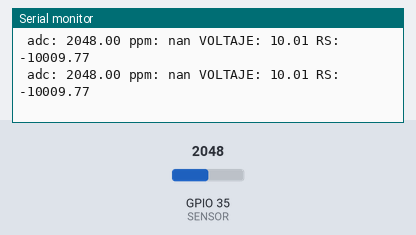
Recording of a sketch running on a simulated ESP32. On the bench: the last lines printed to the serial monitor. The inputs (shaded band) are chosen by the test bench; at power-on: GPIO 35 (SENSOR) = 2048.

Above: at 1.8 s.
1.9 s: GPIO 35 (SENSOR) set to 491
At 2.5 s:
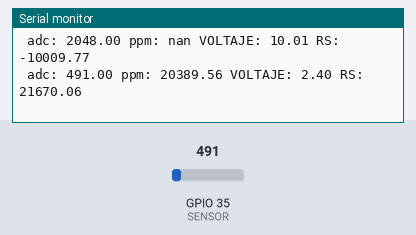
4.5 s: GPIO 35 (SENSOR) set to 0
At 5.8 s:
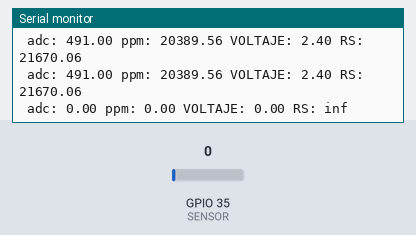

Measured:
- after the input at 1.9 s, the serial monitor: prints a new line after 0.10 s (image 1)
- after the input at 4.5 s, the serial monitor: prints a new line after 0.50 s (image 2)

The sketch:

Sensor_PPM.ino
```cpp
#include <math.h>
#define SENSOR 35
#define DELAY 1000

void setup() {
  Serial.begin(115200);
}

void loop() {
  double adc = analogRead(SENSOR);
  int RL = 20000;
  double R0 = 145428.77;
  double a = 5.5973021420;
  double b = -0.365425824;

  double V = adc * (5.0 / 1023.0);
  double RS = RL * ((5.0 - V) / V);
  double ppm =  pow( ((RS/R0)/a) , 1/b);

  Serial.print(" adc: ");
  Serial.print(adc);

  Serial.print(" ppm: ");
  Serial.print(ppm);

  Serial.print(" VOLTAJE: ");
  Serial.print(V);

  Serial.print(" RS: ");
  Serial.println(RS);

  delay(DELAY);
}
```
